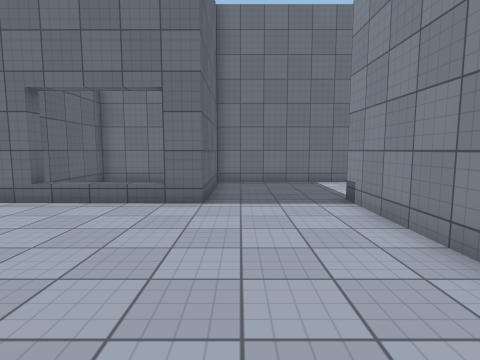
[1] (above)

15 first-person views from a walk through a 3-D level made in the Unity game engine. The camera is 1.4 m above the floor, tilts 6° down and sees 80° across. The floor is counted in squares, 1 m on a side. Each view is taken from the middle of a square. On the plan, view 1 faces up. The plan holds only what a view shows up to about 14 squares ahead; the rest is blank. The place goes on beyond the plan. Surface patterns are stand-ins for the level's own textures.

[2]
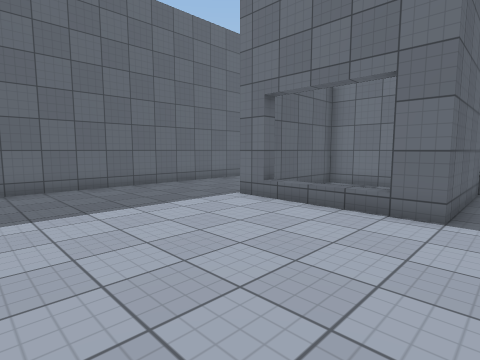

[3]
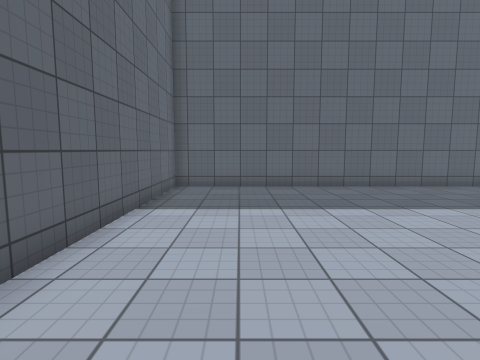

[4]
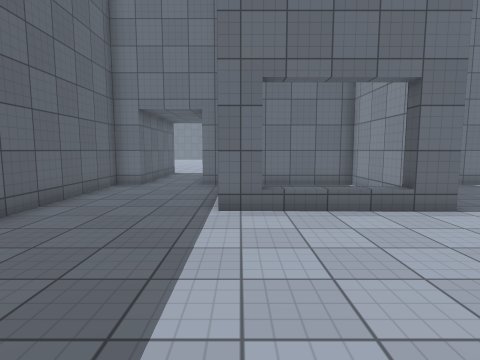

[5]
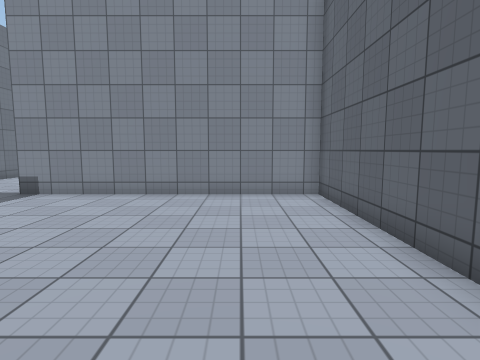

[6]
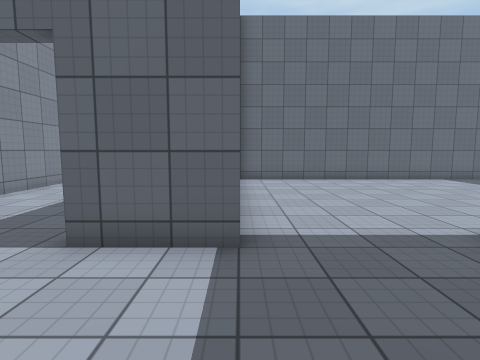

[7]
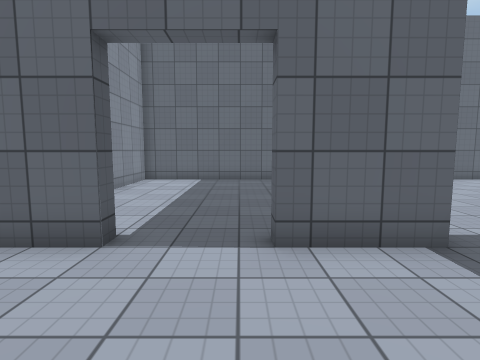

[8]
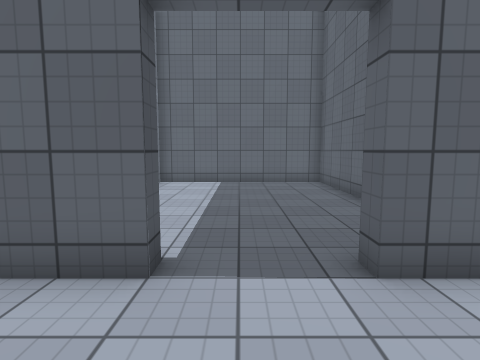

[9]
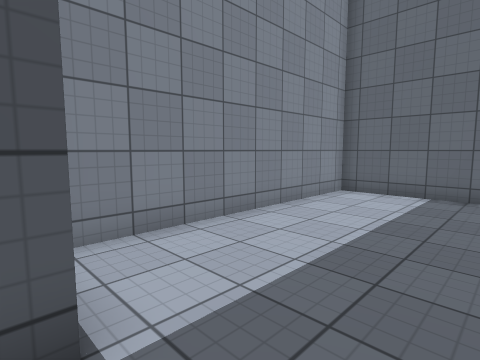

[10]
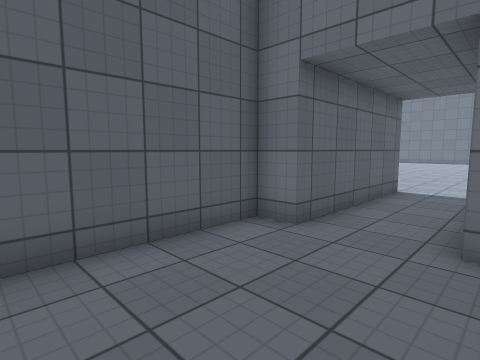

[11]
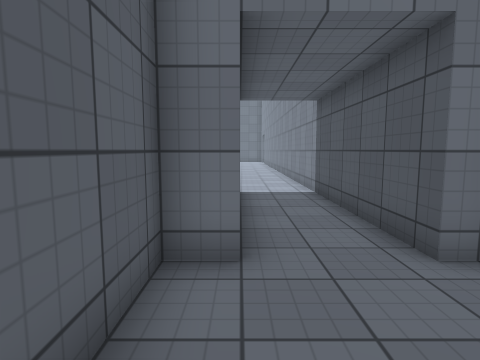

[12]
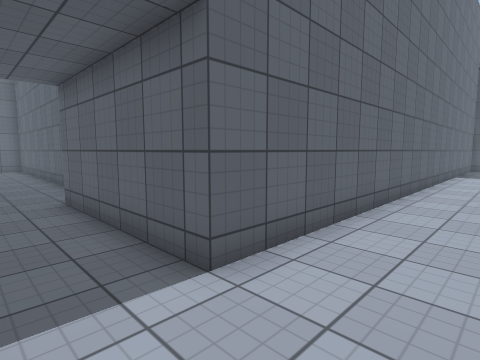

[13]
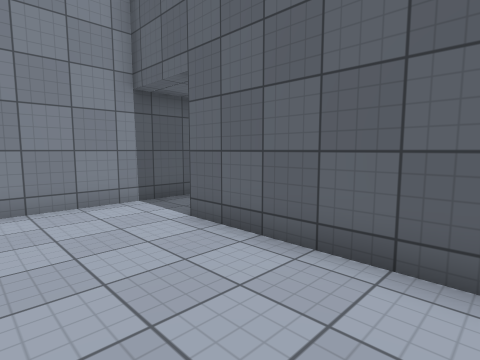

[14]
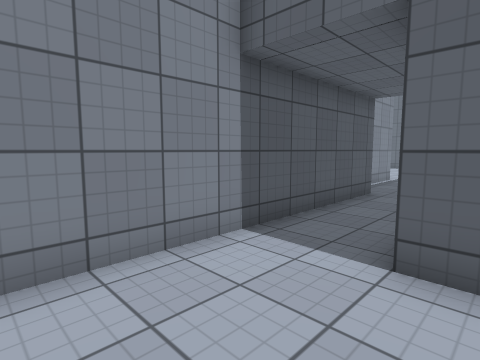

[15]
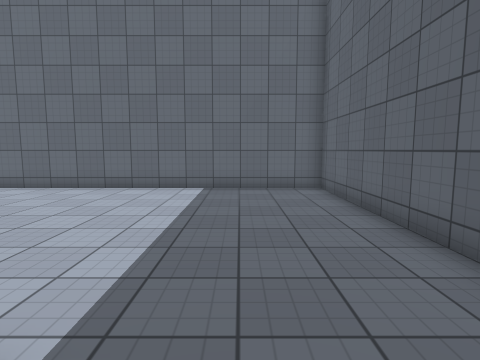

### Floor plan
Points are (right, up) in squares from view 1. A wall is a line through its corners. A room is listed if a view was taken in it or the views show most of it. See-through windows are left out.
Room 1 (views 1, 2, 3, 4, 5, 10, 11, 15)
walls: (-5.5, 8.1) (-5.5, 7.5) (-6.5, 7.5) (-6.5, 9.9); (-2, 7.5) (-2, 8); (-1, 7.5) (-2.2, 7.5); (-1.5, 8.9) (-1.5, 12.5) (-6, 12.5) (-6, 8.6); (-6.9, 12.5) (-7.5, 12.5); (-10, 12.5) (-11, 12.5) (-11, -1.5) (3, -1.5) (3, 6.5)
ways out: opening at (1, 7.3) to room 2; opening at (-8.5, 13) to room 3
Room 2 (views 6, 7, 8, 9)
walls: (8.1, 12.5) (7.6, 12.5); (8, 7.4) (8, 8) (9.6, 8); (4.8, 12.5) (-1, 12.5) (-1, 7.5); (3, 6.5) (3, 8) (5.5, 8) (5.5, 7.5)
ways out: opening at (1, 7.3) to room 1; opening at (6.5, 8) to room 4
Room 3 (views 12, 13, 14)
walls: (-16.5, 18.5) (-10, 18.5) (-10, 12.5); (-7.5, 12.5) (-7.5, 22.5)
ways out: opening at (-8.5, 13) to room 1
Room 4 (no view inside)
walls: (3.5, 2.9) (3.5, -1.5) (10.5, -1.5) (10.5, 6.9)
ways out: opening at (6.5, 8) to room 2

Where each view was taken, in squares from view 1:
view 1: 0 up, 0 right, facing up
view 2: 1 up, 0 right, facing up-left
view 3: 1 up, 0 right, facing left
view 4: 1 up, 6 left, facing up
view 5: 1 up, 6 left, facing right
view 6: 12 up, 3 right, facing down
view 7: 12 up, 6 right, facing down
view 8: 11 up, 7 right, facing down
view 9: 8 up, 6 right, facing down-right
view 10: 8 up, 7 left, facing up-left
view 11: 9 up, 10 left, facing up
view 12: 21 up, 8 left, facing down-left
view 13: 22 up, 15 left, facing down-right
view 14: 22 up, 11 left, facing down-right
view 15: 9 up, 8 left, facing down
